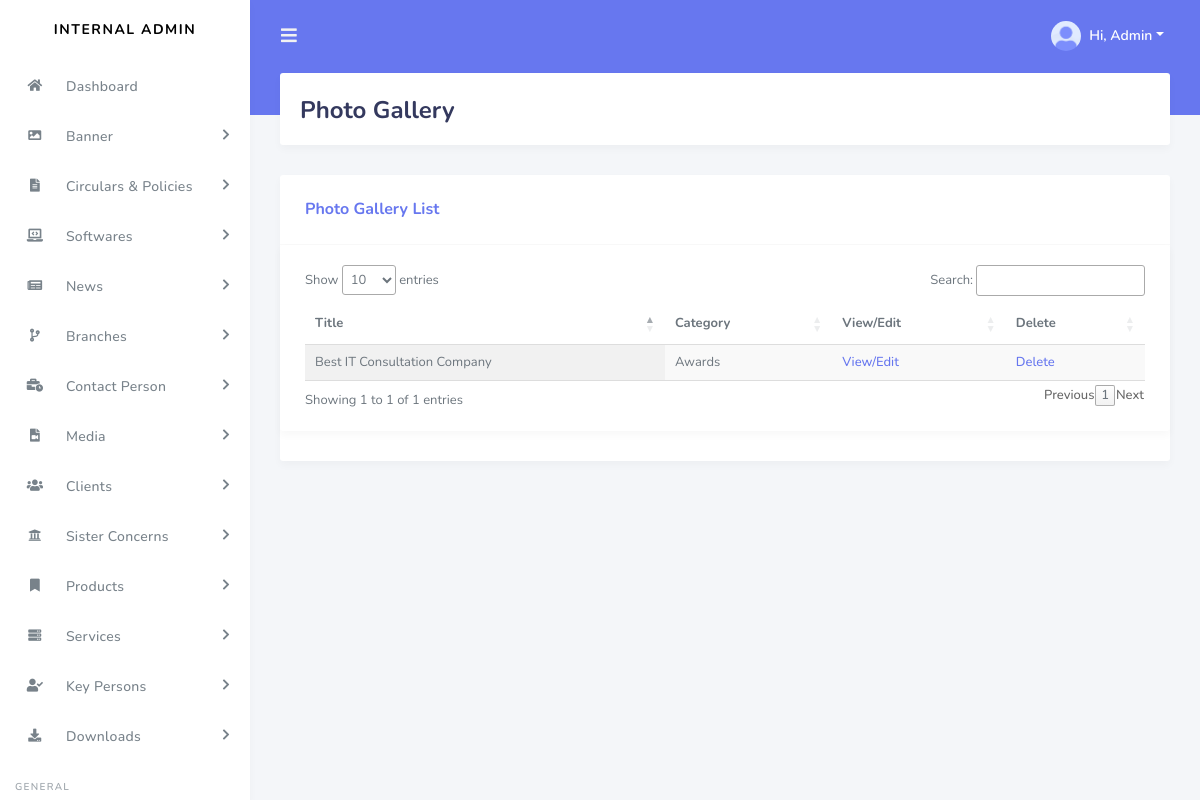
The app's page /admin/manage-photogallery.php (signed in) with its own data.
### tables this page shows
CREATE TABLE IF NOT EXISTS `i_photogallery` (
  `IPhotoID` bigint(20) NOT NULL AUTO_INCREMENT,
  `IPCat` bigint(20) NOT NULL,
  `IPTitle` varchar(255) NOT NULL,
  `IPImage` varchar(255) NOT NULL,
  `IPDescription` text,
  `IPSortOrder` bigint(20) DEFAULT NULL,
  `Timestamp` timestamp NOT NULL DEFAULT CURRENT_TIMESTAMP,
  PRIMARY KEY (`IPhotoID`)
);

CREATE TABLE IF NOT EXISTS `i_category` (
  `ICategoryID` bigint(20) NOT NULL AUTO_INCREMENT,
  `ICName` varchar(255) NOT NULL,
  `ICImage` varchar(255) DEFAULT NULL,
  `ICType` enum('Both','Photo','Video') NOT NULL,
  `ICSortOrder` bigint(20) DEFAULT NULL,
  `Timestamp` timestamp NOT NULL DEFAULT CURRENT_TIMESTAMP,
  PRIMARY KEY (`ICategoryID`)
);

### admin/manage-photogallery.php (the view, shortened to what this page needs)
<?php
require 'db/config.php';
$Query ="SELECT i_photogallery.*, i_category.* FROM i_photogallery INNER JOIN i_category ON i_photogallery.IPCat=i_category.ICategoryID ORDER BY i_photogallery.IPhotoID DESC";
$Result = $conn->query($Query);
?>
<!DOCTYPE html>
<html lang="en">
<head>
  <link rel="stylesheet" href="https://stackpath.bootstrapcdn.com/bootstrap/4.3.1/css/bootstrap.min.css">
  <link rel="stylesheet" href="https://use.fontawesome.com/releases/v5.7.2/css/all.css">
  <link rel="stylesheet" href="assets/css/style.css">
  <link rel="stylesheet" href="assets/css/components.css">
<link rel="stylesheet" type="text/css" href="https://cdn.datatables.net/1.10.20/css/jquery.dataTables.min.css"/>
</head>
<body>
<?php include 'partials/sidebar.php'?>
      <div class="main-content">
        <section class="section">
          <div class="section-header">
            <h1>Photo Gallery</h1>
          </div>
              <div class="row">
              <div class="col-12">
                <div class="card">
                  <div class="card-header">
                    <h4>Photo Gallery List</h4>
                  </div>
    <div class="row">
    <div class="col-12">
    <div class="card">
    <div class="card-body">
    <div class="table-responsive">
    <table id="example" class="display" style="width:100%">
        <thead>
            <tr>
                <th>Title</th>
                <th>Category</th>
                <th>View/Edit</th>
                <th>Delete</th>
            </tr>
        </thead>
        <tbody>
           <?php while($Row = $Result->fetch_assoc())
           {
           ?>
            <tr>
                <td><?php echo $Row['IPTitle']; ?></td>
                <td><?php echo $Row['ICName']; ?></td>
                <td><a href="edit-photo.php?p-id=<?php echo $Row['IPhotoID']; ?>">View/Edit</a></td>
                <td><a href="delete-photo.php?p-id=<?php echo $Row['IPhotoID']; ?>" onclick="return confirm('Are you sure?')">Delete</a></td>
            </tr>
           <?php }; ?>
        </tbody>
    </table>
    </div>
    </div>
    </div>
    </div>
    </div>
    </div>
        </section>
      </div>
</body>
</html>

### records on screen
i_photogallery: IPTitle "Best IT Consultation Company", i_category.ICName "Awards"
